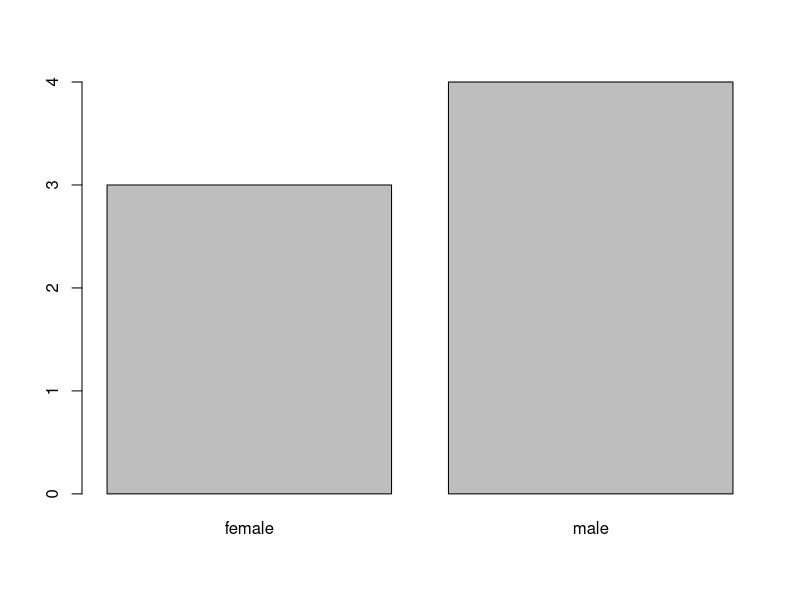
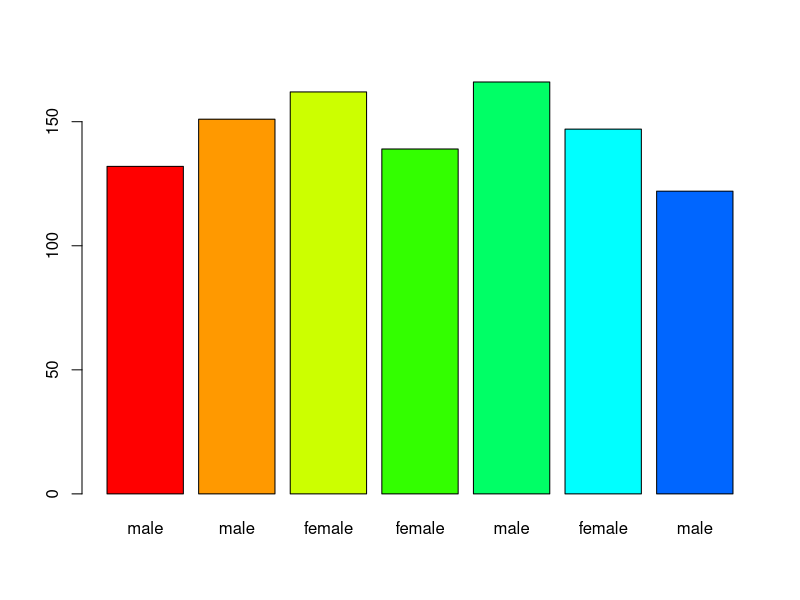

Source code (R) for these figures, in order:
# Create the vectors for data frame.
height <- c(132,151,162,139,166,147,122)
weight <- c(48,49,66,53,67,52,40)
gender <- c("male","male","female","female","male","female","male")
plot(factor(gender))

# Create the data frame.
input_data <- data.frame(height,weight,gender)
print(input_data)

# Test if the gender column is a factor.
print(is.factor(input_data$height))
print(is.data.frame(input_data))

# Print the gender column so see the levels.
print(input_data$gender)
barplot(names.arg=gender,height,col=rainbow(10))
